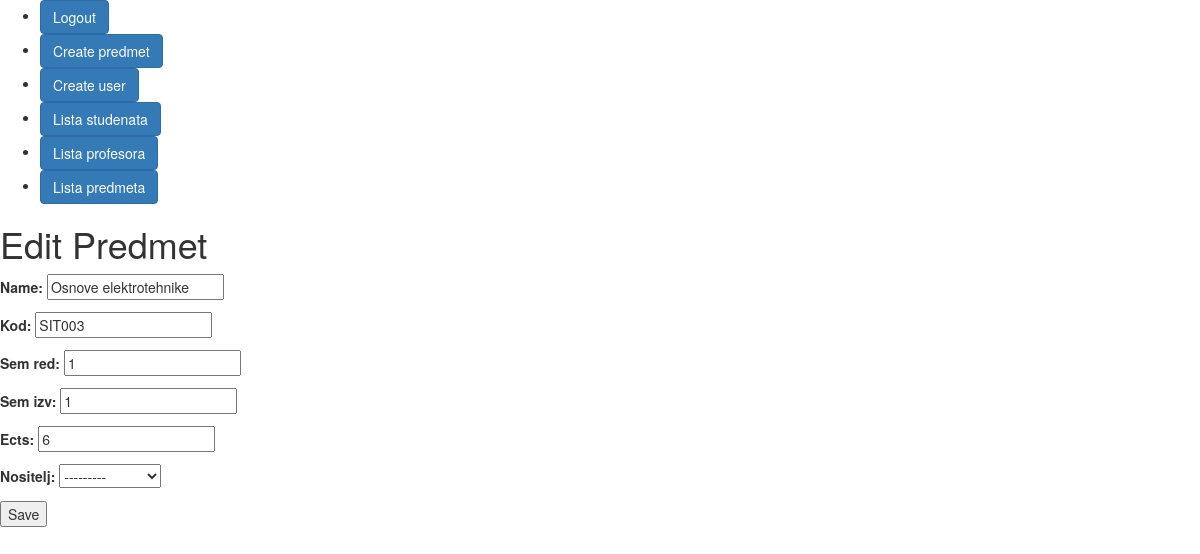
The page /predmeti/3/edit/ (signed in) on the database as committed earlier.
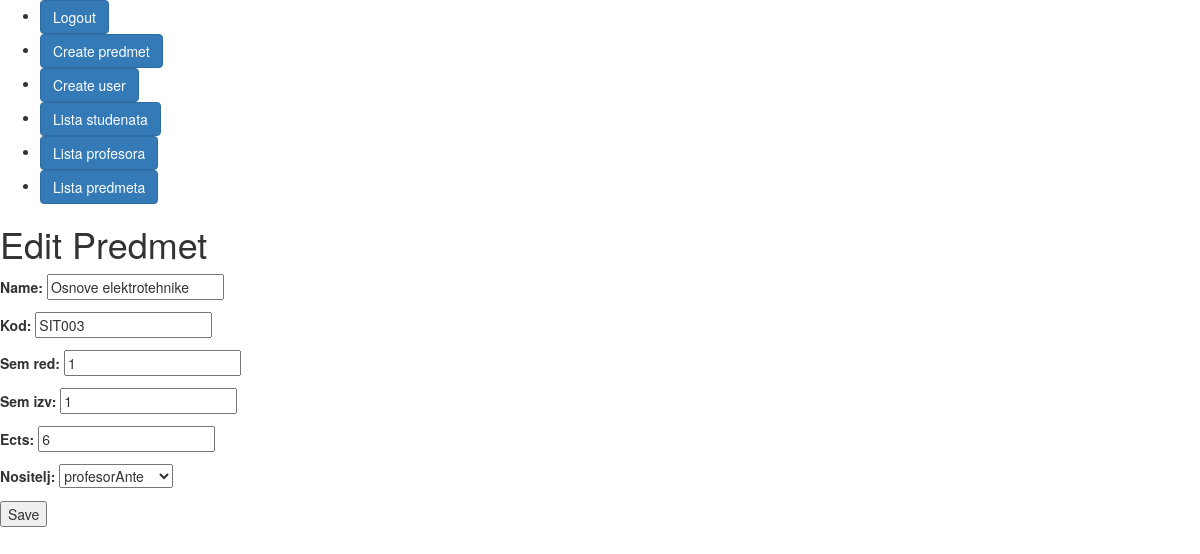
The same page on the database as committed later.
### appUpisStudenata/models.py (models this page shows, shortened)
class Predmeti(models.Model):
    IZBORNI = (('DA', 'da'), ('NE', 'ne'))
    name = models.CharField(max_length=50)
    kod = models.CharField(max_length=50)
    program = models.CharField(max_length=50)
    ects = models.IntegerField()
    sem_red = models.IntegerField()
    sem_izv = models.IntegerField()
    izborni = models.CharField(max_length=50, choices=IZBORNI)
    nositelj = models.ForeignKey(Korisnik, on_delete=models.SET_NULL, blank=True, null=True, related_name='nositelj')

### appUpisStudenata/views.py (the view)
# urls.py: path('predmeti/<int:pk>/edit/', PredmetiUpdateView.as_view(), name='editPredmeti'),
class PredmetiUpdateView(LoginRequiredMixin, UpdateView):
    model = Predmeti
    fields = ['name', 'kod', 'sem_red', 'sem_izv', 'ects', 'nositelj']
    template_name = 'predmetiEdit.html'
    success_url = '/list-predmeti/'
    def get_form(self, form_class=None):
        form = super().get_form(form_class)
        if self.request.user.role != Role.PROFESOR:
            profesor_role = Role.objects.get(role=Role.PROFESOR)
            form.fields['nositelj'].queryset = form.fields['nositelj'].queryset.filter(role=profesor_role)
        return form

### appUpisStudenata/templates/predmetiEdit.html (shortened to what this page needs)
{% extends 'base.html' %}
{% block content %}
  <h1>Edit Predmet</h1>
  <form method="post">
    {{ form.as_p }}
    <button type="submit">Save</button>
  </form>
{% endblock %}

Rows that differ between the two databases and show on the page:
changed Predmeti "Osnove elektrotehnike": nositelj "---------" → "profesorAnte"
